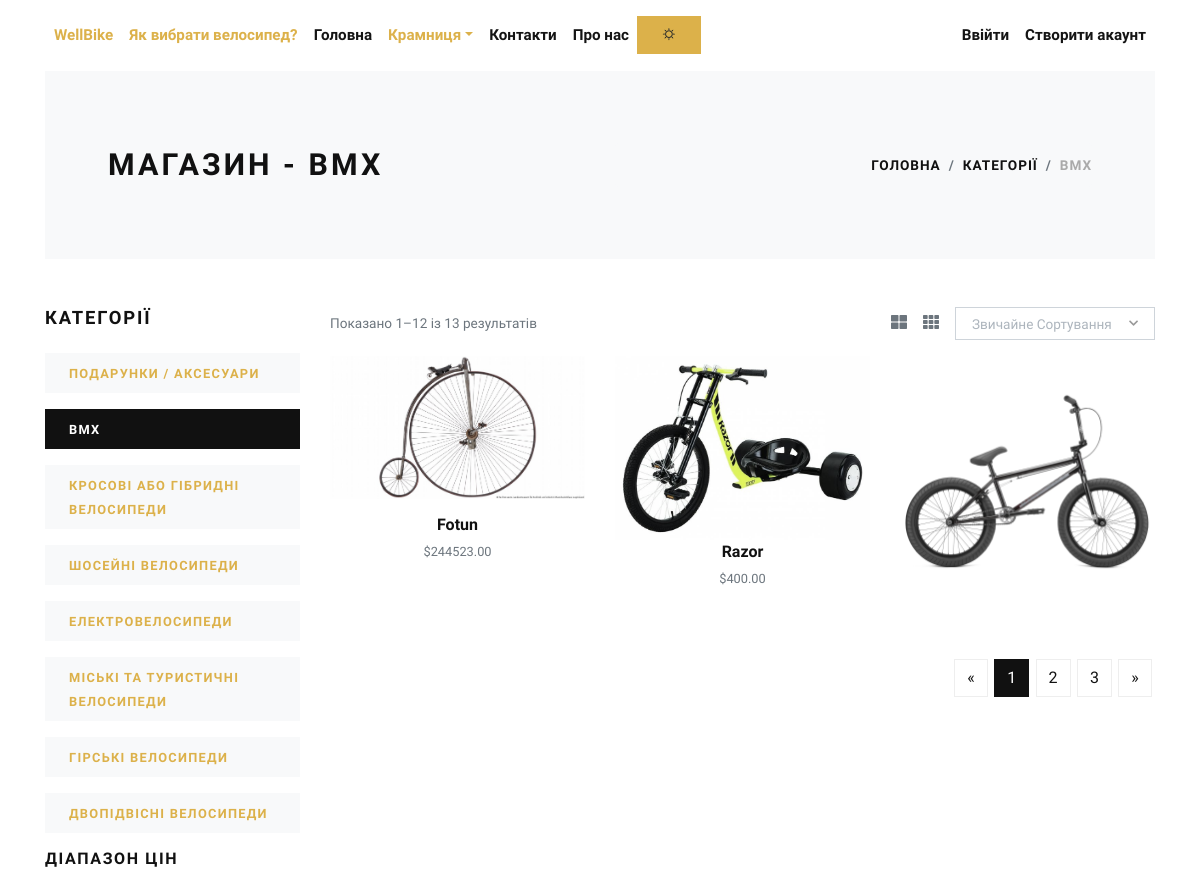
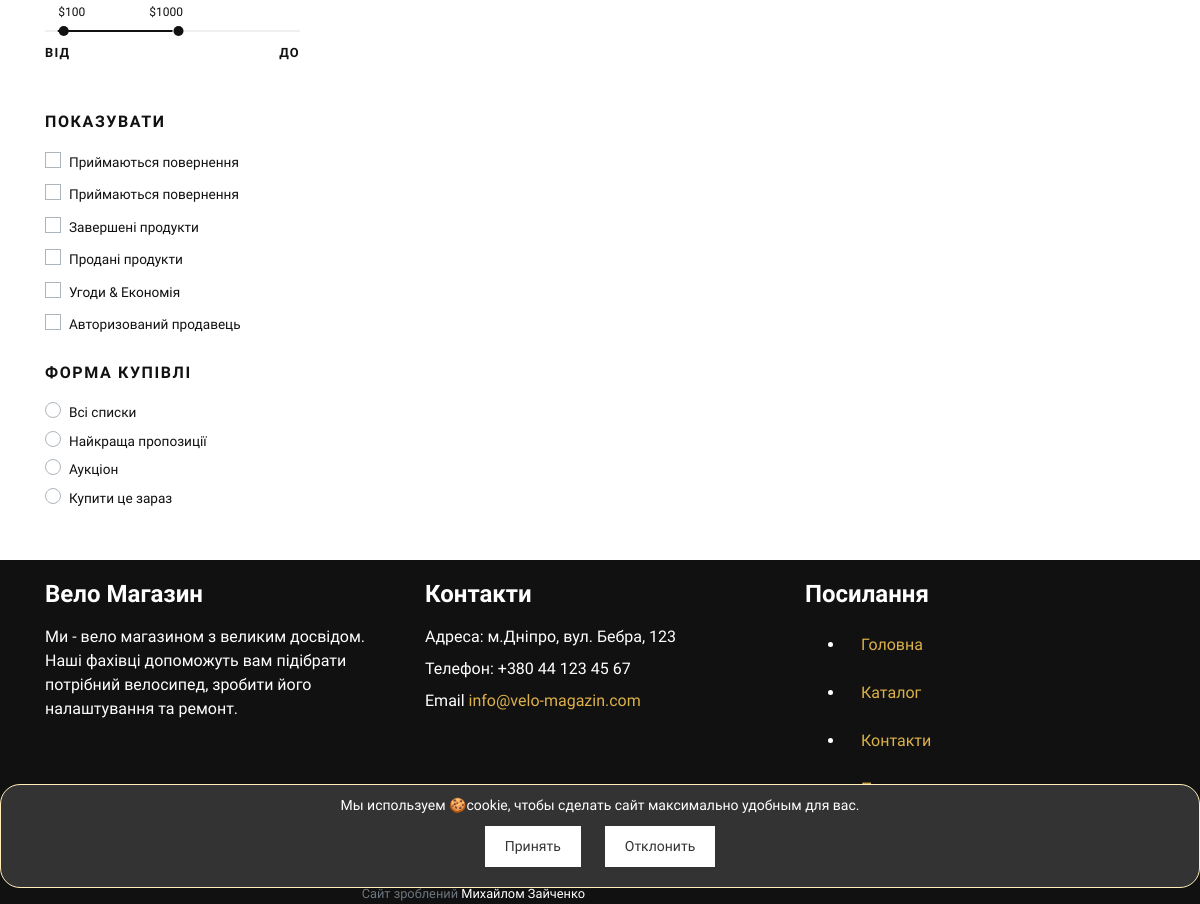
Page /bmx/ on the committed database (2 pictures, top to bottom).
### store/models.py (models this page shows, shortened)
class Category(models.Model):
    title = models.CharField(max_length=50, verbose_name="Category Title")
    slug = models.SlugField(max_length=55, verbose_name="Category Slug")
    description = models.TextField(blank=True, verbose_name="Category Description")
    category_image = models.ImageField(upload_to='category', blank=True, null=True, verbose_name="Category Image")
    is_active = models.BooleanField(verbose_name="Is Active?")
    is_featured = models.BooleanField(verbose_name="Is Featured?")
    created_at = models.DateTimeField(auto_now_add=True, verbose_name="Created Date")
    updated_at = models.DateTimeField(auto_now=True, verbose_name="Updated Date")
    class Meta:
        verbose_name_plural = 'Categories'
        ordering = ('-created_at', )

class Product(models.Model):
    title = models.CharField(max_length=150, verbose_name="Product Title")
    slug = models.SlugField(max_length=160, verbose_name="Product Slug")
    sku = models.CharField(max_length=255, unique=True, verbose_name="Unique Product ID (SKU)")
    short_description = models.TextField(verbose_name="Short Description")
    detail_description = models.TextField(blank=True, null=True, verbose_name="Detail Description")
    product_image = models.ImageField(upload_to='product', blank=True, null=True, verbose_name="Product Image")
    price = models.DecimalField(max_digits=8, decimal_places=2)
    category = models.ForeignKey(Category, verbose_name="Product Categoy", on_delete=models.CASCADE)
    is_active = models.BooleanField(verbose_name="Is Active?")
    is_featured = models.BooleanField(verbose_name="Is Featured?")
    created_at = models.DateTimeField(auto_now_add=True, verbose_name="Created Date")
    updated_at = models.DateTimeField(auto_now=True, verbose_name="Updated Date")
    class Meta:
        verbose_name_plural = 'Products'
        ordering = ('-created_at', )

### store/views.py (the view)
# urls.py: path('<slug:slug>/', views.category_products, name="category-products"),
def category_products(request, slug):
    category = get_object_or_404(Category, slug=slug)
    products = Product.objects.filter(is_active=True, category=category)
    categories = Category.objects.filter(is_active=True)
    count_of_products = Product.objects.all().count()
    your_account = request.user
    context = {
        'category': category,
        'products': products,
        'categories': categories,
        'count_of_products':count_of_products,
        'your_account': your_account,
    }
    return render(request, 'store/category_products.html', context)

### store/context_preprocessors.py (called while the page is built)
def store_menu(request):
    categories = Category.objects.filter(is_active=True)
    context = {
        'categories_menu': categories,
    }
    return context

def cart_menu(request):
    if request.user.is_authenticated:
        cart_items= Cart.objects.filter(user=request.user)
        context = {
            'cart_items': cart_items,
        }
    else:
        context = {}
    return context

### templates/store/category_products.html (shortened to what this page needs)
{% extends 'base.html' %}
{% load static %}
{% block content %}
    <div class="container">
        <section class="py-5 bg-light">
            <div class="container">
                <div class="row px-4 px-lg-5 py-lg-4 align-items-center">
                    <div class="col-lg-6">
                        <h1 class="h2 text-uppercase mb-0">Магазин - {{ category.title }}</h1>
                    </div>
                    <div class="col-lg-6 text-lg-right">
                        <nav aria-label="breadcrumb">
                            <ol class="breadcrumb justify-content-lg-end mb-0 px-0">
                                <li class="breadcrumb-item"><a href="{% url 'store:home' %}">Головна</a></li>
                                <li class="breadcrumb-item"><a href="{% url 'store:all-categories' %}">Категорії</a>
                                </li>
                                <li class="breadcrumb-item active" aria-current="page">{{ category.title }}</li>
                            </ol>
                        </nav>
                    </div>
                </div>
            </div>
        </section>
        <section class="py-5">
            <div class="container p-0">
                <div class="row">
                    <div class="col-lg-3 order-2 order-lg-1">
                        <h5 class="text-uppercase mb-4">Категорії</h5>
                        {% if categories %}
                            {% for cat in categories %}
                                <a href="{% url 'store:category-products' cat.slug %}">
                                    <div class="py-2 px-4 {% if category == cat %}bg-dark text-white {% else %}bg-light{% endif %} mb-3">
                                        <strong class="small text-uppercase font-weight-bold">{{ cat.title }}</strong>
                                    </div>
                                </a>
                            {% endfor %}
                        {% endif %}
                        <h6 class="text-uppercase mb-4">Діапазон цін</h6>
                        <div class="price-range pt-4 mb-5">
                            <div id="range"></div>
                            <div class="row pt-2">
                                <div class="col-6"><strong class="small font-weight-bold text-uppercase">Від</strong>
                                </div>
                                <div class="col-6 text-right"><strong class="small font-weight-bold
                    text-uppercase">До</strong></div>
                            </div>
                        </div>
                        <h6 class="text-uppercase mb-3">Показувати</h6>
                        <div class="custom-control custom-checkbox mb-1">
                            <label class="custom-control-label text-small" for="customCheck1">Приймаються
                                повернення</label>
                        </div>
                        <div class="custom-control custom-checkbox mb-1">
                            <label class="custom-control-label text-small" for="customCheck2">Приймаються
                                повернення</label>
                        </div>
                        <div class="custom-control custom-checkbox mb-1">
                            <label class="custom-control-label text-small" for="customCheck3">Завершені продукти</label>
                        </div>
                        <div class="custom-control custom-checkbox mb-1">
                            <label class="custom-control-label text-small" for="customCheck4">Продані продукти</label>
                        </div>
                        <div class="custom-control custom-checkbox mb-1">
                            <label class="custom-control-label text-small" for="customCheck5">Угоди &amp;
                                Економія</label>
                        </div>
                        <div class="custom-control custom-checkbox mb-4">
                            <label class="custom-control-label text-small" for="customCheck6">Авторизований
                                продавець</label>
                        </div>
                        <h6 class="text-uppercase mb-3">Форма купівлі</h6>
                        <div class="custom-control custom-radio">
                            <label class="custom-control-label text-small" for="customRadio1">Всі списки</label>
                        </div>
                        <div class="custom-control custom-radio">
                            <label class="custom-control-label text-small" for="customRadio2">Найкраща
                                пропозиції</label>
                        </div>
                        <div class="custom-control custom-radio">
                            <label class="custom-control-label text-small" for="customRadio3">Аукціон</label>
                        </div>
                        <div class="custom-control custom-radio">
                            <label class="custom-control-label text-small" for="customRadio4">Купити це зараз</label>
                        </div>
                    </div>
                    <div class="col-lg-9 order-1 order-lg-2 mb-5 mb-lg-0">
                        <div class="row mb-3 align-items-center">
                            <div class="col-lg-6 mb-2 mb-lg-0">
                                <p class="text-small text-muted mb-0">Показано 1–12 із {{ count_of_products }}
                                    результатів</p>
                            </div>
                            <div class="col-lg-6">
                                <ul class="list-inline d-flex align-items-center justify-content-lg-end mb-0">
                                    <li class="list-inline-item text-muted mr-3"><a class="reset-anchor p-0" href="#"><i
                                            class="fas fa-th-large"></i></a></li>
                                    <li class="list-inline-item text-muted mr-3"><a class="reset-anchor p-0" href="#"><i
                                            class="fas fa-th"></i></a></li>
                                    <li class="list-inline-item">
                                    </li>
                                </ul>
                            </div>
                        </div>
                        <div class="row">
                            {% if products %}
                                {% for product in products %}
                                    <div class="col-lg-4 col-sm-6" style="height: 300px">
                                        <div class="product text-center">
                                            <div class="mb-3 position-relative">
                                                <a class="d-block" style="max-height: 170px" href=
                                                        "{% url 'store:product-detail' product.slug %}">
                                                    {% if product.product_image %}
                                                        <img class="img-fluid w-100"
                                                             src="{{ product.product_image.url }}"
                                                             alt="{{ product.title }}">
                                                    {% else %}
                                                        <img class="img-fluid w-100" style="max-height: 170px"
                                                             src="{% static 'img/not_img.png' %}"
                                                             alt="{{ product.title }}">
                                                    {% endif %}
                                                </a>
                                            </div>
                                            <h6><a class="reset-anchor"
                                                   href="{% url 'store:product-detail' product.slug %}">{{ product.title }}</a>
                                            </h6>
                                            <p class="small text-muted">${{ product.price }}</p>
                                        </div>
                                    </div>
                                {% endfor %}
                            {% endif %}
                        </div>
                                        <nav aria-label="Page navigation example">
                                          <ul class="pagination justify-content-center justify-content-lg-end">
                                            <li class="page-item"><a class="page-link" href="#" aria-label="Previous"><span aria-hidden="true">«</span></a></li>
                                            <li class="page-item active"><a class="page-link" href="#">1</a></li>
                                            <li class="page-item"><a class="page-link" href="#">2</a></li>
                                            <li class="page-item"><a class="page-link" href="#">3</a></li>
                                            <li class="page-item"><a class="page-link" href="#" aria-label="Next"><span aria-hidden="true">»</span></a></li>
                                          </ul>
                                        </nav>
                    </div>
                </div>
            </div>
        </section>
    </div>
{% endblock content %}

### static/css/style.gold.css (style rules this page uses)
.text-small { font-size: 0.85rem !important; }
strong { font-weight: 700; }
.product img { -webkit-filter: grayscale(40%); filter: grayscale(40%); transition: all 0.3s; }
.text-uppercase { text-transform: uppercase; letter-spacing: 0.1em; }
.reset-anchor { color: inherit; transition: all 0.3s; }
.noUi-target { background: #efefef; border-radius: 0; border: none; box-shadow: none; }
.noUi-horizontal { height: 2px; }
body { font-family: "Libre Franklin", sans-serif; font-size: 1rem; font-weight: 400; line-height: 1.5; color: #111111; background-color: #fff; }
a { color: #dcb14a; text-decoration: none; }
h1, h2, h3, h4, h5, h6, .h1, .h2, .h3, .h4, .h5, .h6 { margin-bottom: 0.5rem; font-family: inherit; font-weight: 900; line-height: 1.2; color: inherit; }
h1, .h1 { font-size: 2.2rem; }
h2, .h2 { font-size: 1.9rem; }
h5, .h5 { font-size: 1.15rem; }
h6, .h6 { font-size: 1rem; }
small, .small { font-size: 80%; font-weight: 400; }
.page-item:first-child .page-link { border-top-left-radius: 0; border-bottom-left-radius: 0; }
.page-item:last-child .page-link { border-top-right-radius: 0; border-bottom-right-radius: 0; }
.page-item.active .page-link { color: #fff; background-color: #111111; border-color: #111111; }
.page-link { padding: 0.5rem 0.75rem; line-height: 1.25; color: #111111; background-color: none; border: 1px solid #eee; margin: 0.2rem; transition: all 0.3s; }
.bg-light { background-color: #f8f9fa !important; }
.bg-dark { background-color: #111111 !important; }
.custom-checkbox .custom-control-label::before { border-radius: 0; }
.custom-radio .custom-control-label::before { border-radius: 50%; }
.custom-control-label { font-weight: 400; line-height: 2.1em; cursor: pointer; }
.breadcrumb { background: #f8f9fa; }
.breadcrumb-item { font-size: 0.85rem; text-transform: uppercase; letter-spacing: 0.07em; font-weight: 900; color: #111111; }
.breadcrumb-item a { color: inherit; transition: all 0.3s; }
.breadcrumb-item.active { color: #aaa; }

### rows in the picture
Category: title "BMX"
Category: title "ПОДАРУНКИ / AКСЕСУАРИ"
Category: title "КРОСОВІ АБО ГІБРИДНІ ВЕЛОСИПЕДИ"
Category: title "ШОСЕЙНІ ВЕЛОСИПЕДИ"
Category: title "ЕЛЕКТРОВЕЛОСИПЕДИ"
Category: title "МІСЬКІ ТА ТУРИСТИЧНІ ВЕЛОСИПЕДИ"
Category: title "ГІРСЬКІ ВЕЛОСИПЕДИ"
Category: title "ДВОПІДВІСНІ ВЕЛОСИПЕДИ"
Product: product_image (picture), title "Fotun", price "244523.00"
Product: product_image (picture), title "Razor", price "400.00"

### other values in the picture
{{ count_of_products }} "13"
